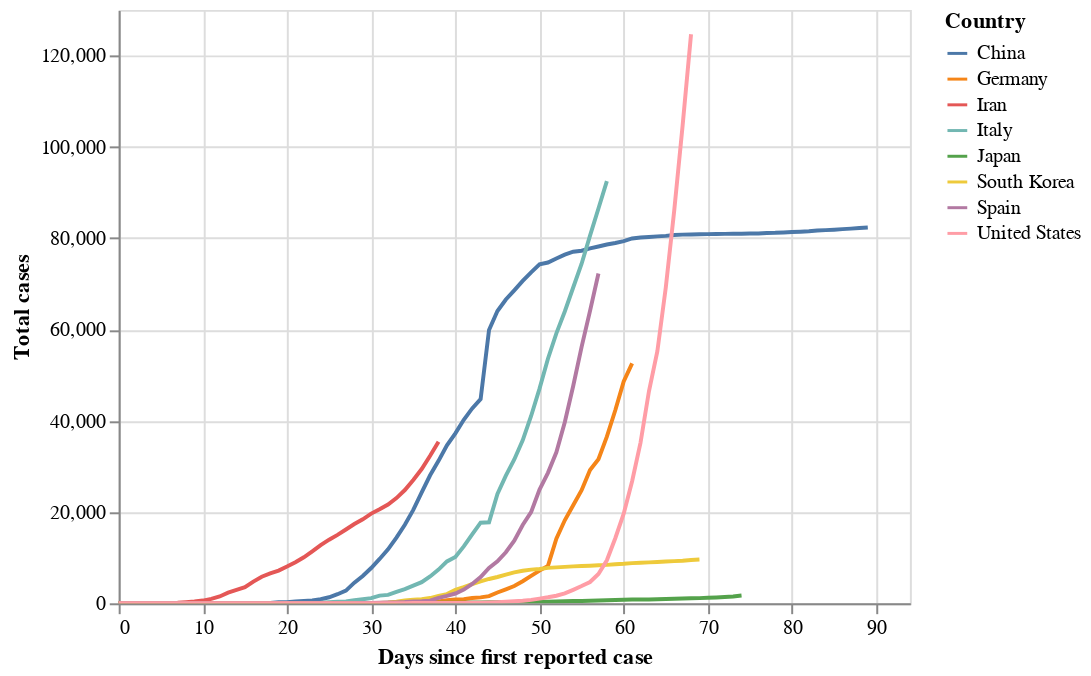

Here is the notebook cell this chart was saved with:
### Code cell
plot('Total cases', xvar='Days since first reported case')

### Figure 1 — Vega-Lite specification as saved in the notebook (floating-point values rounded to 4 significant figures; data arrays with more than 128 entries replaced by an {"elided": "..."} marker saying what was removed)
{"config": {"view": {"continuousWidth": 400, "continuousHeight": 300}}, "data": {"name": "data-06b3fa032b6985bab854b28ef21b61ba"}, "mark": "line", "encoding": {"color": {"type": "nominal", "field": "Country"}, "opacity": {"condition": {"value": 1, "selection": "selector003"}, "value": 0.2}, "tooltip": [{"type": "nominal", "field": "Country"}, {"type": "quantitative", "field": "Days since first reported case"}, {"type": "quantitative", "field": "Total cases"}], "x": {"type": "quantitative", "field": "Days since first reported case", "scale": {"domain": [0, 94]}}, "y": {"type": "quantitative", "field": "Total cases"}}, "selection": {"selector003": {"type": "multi", "fields": ["Country"], "bind": "legend"}, "selector004": {"type": "interval", "bind": "scales", "encodings": ["x", "y"]}}, "$schema": "https://vega.github.io/schema/vega-lite/v4.0.2.json", "datasets": {"data-06b3fa032b6985bab854b28ef21b61ba": {"elided": "720 records"}}}
